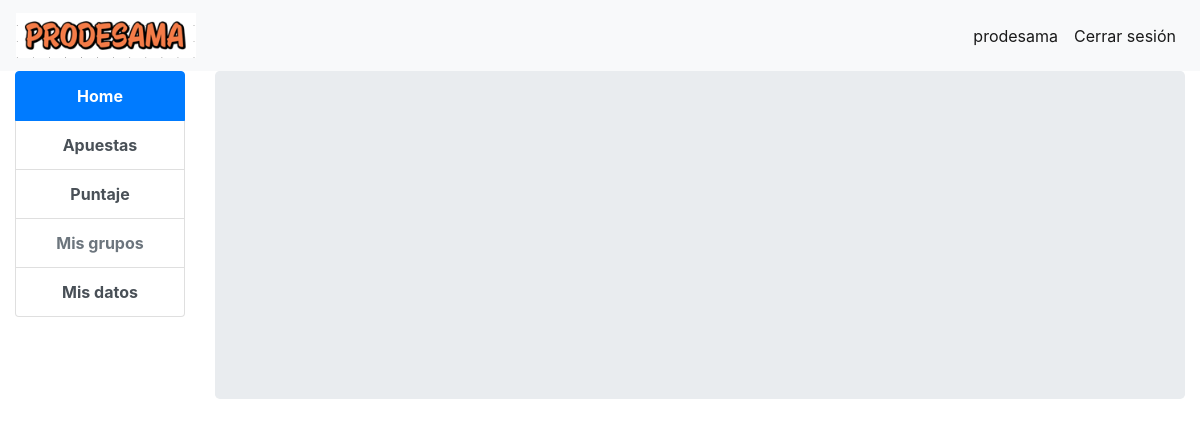
Before: /home/apuestas (signed in) with the older database file.
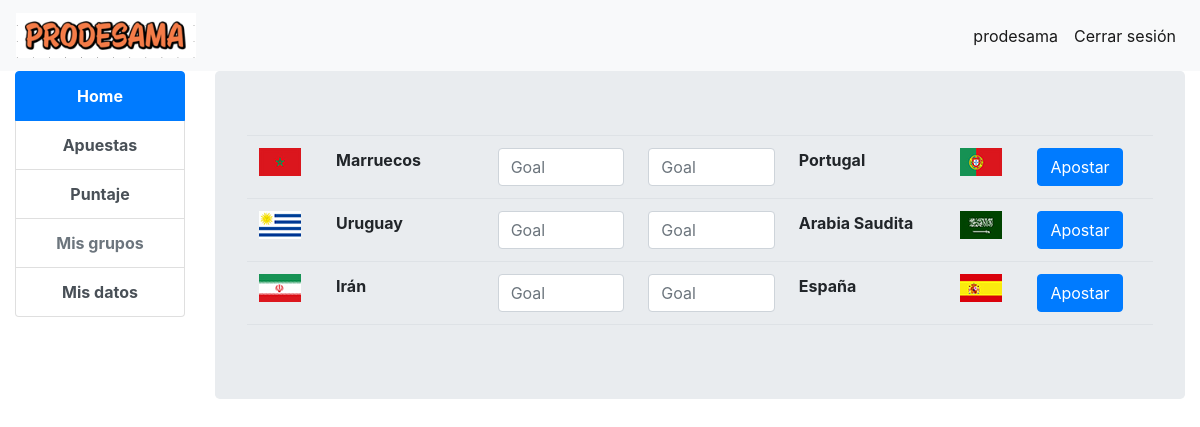
After: the same page with the newer database file.
### prode/models.py (models this page shows, shortened)
class Match(models.Model):
    start = models.DateTimeField()
    end = models.DateTimeField()
    team1 = models.ForeignKey(Team, on_delete=models.CASCADE, related_name='+')
    team2 = models.ForeignKey(Team, on_delete=models.CASCADE, related_name='+')
    team1_score = models.PositiveIntegerField(default=0)
    team2_score = models.PositiveIntegerField(default=0)
    def is_unavailable(self):
        now = timezone.now()
        start = self.start - timedelta(hours=1)
        return now >= start

class Team(models.Model):
    name = models.CharField(max_length=50)
    flag = models.ImageField(upload_to='prode/images/flags/')

### prode/views.py (the view, shortened to what this page needs)
# urls.py: path('home/apuestas', login_required(views.BetView.as_view()), name='apuestas'),
class BetView(generic.DetailView):
    template_name = 'prode/apuestas.html'
    def get(self, request):
        m = Match.objects.all()
        matchs = []
        for i in m:
            if i.is_unavailable() == False:
                matchs.append(i)
        form = BetForm()
        bets = Bet.objects.all()
        return render(request, self.template_name, {'form': form, 'matchs': matchs, 'bets': bets})

### prode/forms.py
class BetForm(forms.ModelForm):
    team1_score = forms.IntegerField(min_value=0, max_value=15, widget=forms.NumberInput(attrs={'class':'form-control','placeholder':'Goal'}))
    team2_score = forms.IntegerField(min_value=0, max_value=15, widget=forms.NumberInput(attrs={'class':'form-control','placeholder':'Goal'}))
    match = forms.ModelChoiceField(queryset=Match.objects.only('id'))
    class Meta:
        model = Bet
        fields = ('team1_score', 'team2_score', 'match')

### prode/templates/prode/apuestas.html (shortened to what this page needs)
{% extends "prode/navigation.html" %}
{% load static %}
{% block content %}
<div class="lista-proximos-partidos">
    <table class="table">
        {% for match in matchs %}
        <form method="POST">
            <tr>
                <td><img src="{{ '/static/' }}{{ match.team1.flag }}" alt="Bandera"></td>
                <td><strong>{{ match.team1.name }}</strong></td>
                <td>{{ form.team1_score }}</td>
                <td>{{ form.team2_score }}</td>
                <td><strong>{{ match.team2.name}}</strong></td>
                <td><img src="{{ '/static/' }}{{ match.team2.flag }}" alt="Bandera"></td>
                <td><button class="btn btn-primary" type="submit">Apostar</button></td>
            </tr>
        </form>
        {% endfor %}
    </table>
</div>
{% endblock %}

### prode/templates/prode/navigation.html
{% extends "prode/base.html" %}
{% block body_block %}
<div class="container-fluid">
    <div class="row">
        <div class="col-2 text-center">
            <div class="list-group">
                <a href="{% url 'prode:home' %}" class="list-group-item list-group-item-action active"><strong>Home</strong></a>
                <a href="apuestas" class="list-group-item list-group-item-action"><strong>Apuestas</strong></a>
                <a href="puntaje" class="list-group-item list-group-item-action"><strong>Puntaje</strong></a>
                <a href="grupos" class="list-group-item list-group-item-action disabled"><strong>Mis grupos</strong></a>
                <a href="datos" class="list-group-item list-group-item-action"><strong>Mis datos</strong></a>
            </div>
        </div>
        <div class="col-10">
            <div class="jumbotron">
                {% block content %}
                {% endblock %}
            </div>
        </div>
    </div>
</div>
{% endblock %}

### prode/templates/prode/base.html (shortened to what this page needs)
{% load static %}
<!doctype html>
<html lang="en">
<head>
    <link rel="stylesheet" type="text/css" href="{% static 'prode/css/style.css' %}" />
    <link rel="stylesheet" href="https://stackpath.bootstrapcdn.com/bootstrap/4.1.1/css/bootstrap.min.css">
</head>
<body style="overflow-x: hidden">
    <nav class="navbar navbar-expand-xl navbar-light bg-light">
        <img class="navbar-brand" src="{% static 'prode/images/prodelogo.png' %}" alt="PRODESAMA" width="180" height="auto">
        <div class="collapse navbar-collapse" id="navbarSupportedContent">
            <ul class="navbar-nav ml-auto">
                {% if user.is_authenticated %}
                <li class="nav-item active">
                    <a class="nav-link" href="{% url 'prode:home' %}">{{ user.username }}</a>
                <li class="nav-item active">
                    <a class="nav-link" href="/logout">Cerrar sesión
                    </a>
                </li>
                {% endif %}
            </ul>
        </div>
    </nav>
    {% block body_block %}
    {% endblock %}
</body>
</html>

### prode/static/prode/css/style.css (style rules this page uses)
.lista-proximos-partidos { height: 200px; overflow-y: auto; overflow-x:hidden; }

Changed rows visible on the page:
added Match: team1.flag (picture), team1.name "Marruecos", team2.name "Portugal", team2.flag (picture)
added Match: team1.flag (picture), team1.name "Uruguay", team2.name "Arabia Saudita", team2.flag (picture)
added Match: team1.flag (picture), team1.name "Irán", team2.name "España", team2.flag (picture)
